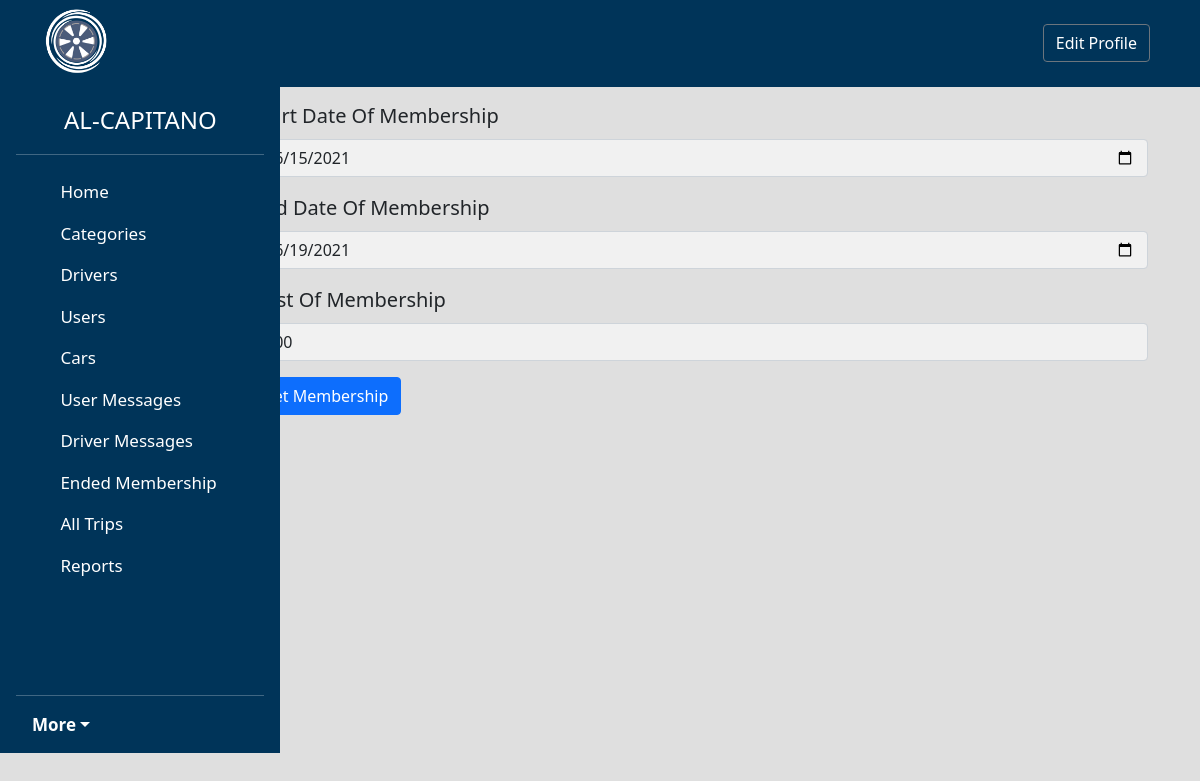
The app's page /admin/changemember.php?memberid=51 (signed in) with its own data.
### tables this page shows
CREATE TABLE `memberships` (
  `Membership_ID` int(11) NOT NULL,
  `Start_Date_Of_Membership` varchar(255) NOT NULL,
  `End_Date_Of_Membership` varchar(255) NOT NULL,
  `Cost_Of_Membership` varchar(255) NOT NULL,
  `DriverID` int(11) NOT NULL
);

### admin/includes/functions/model.php (called while the page is built, shortened)
<?php
class model
{
    function find($where)
    {
        global $conn;
        $table = get_class($this);
        $stmt = $conn->prepare("SELECT * FROM $table WHERE $where");
        $stmt->execute();
        $data = $stmt->fetch();
        return $data;
    }
}

### admin/changemember.php (the view, shortened to what this page needs)
<?php
if (isset($_SESSION['admin'])) {
    include('int.php');
    $memberObject = new memberships();
?>
    <div class="container">
        <form action="<?php echo $_SERVER['PHP_SELF'] ?>" method="POST">
            <?php
            $memberid = isset($_GET['memberid']) && is_numeric($_GET['memberid']) ? intval($_GET['memberid']) : 0;
            $membership = $memberObject->find("DriverID ='$memberid'");
            ?>
            <div class="col-12 form-control-lg">
                <label for="validationCustom01" class="form-label ">Start Date Of Membership</label>
                <input type="date" class="form-control " name="startdate" autocomplete="off" value="<?php echo  $membership['Start_Date_Of_Membership'] ?>" required>
            </div>
            <div class="col-12 form-control-lg">
                <label for="validationCustom01" class="form-label ">End Date Of Membership</label>
                <input type="date" class="form-control " name="enddate" autocomplete="off" value="<?php echo  $membership['End_Date_Of_Membership'] ?>" required>
            </div>
            <div class="col-12 form-control-lg">
                <label for="validationCustom01" class="form-label ">Cost Of Membership</label>
                <input type="text" class="form-control " name="cost" autocomplete="off" value="<?php echo  $membership['Cost_Of_Membership'] ?>" required>
            </div>
            <div class="col-12 form-control-lg">
                <button class="btn btn-primary " type="submit" value="add user">set membership</button>
            </div>
        </form>
    </div>
<?php
    include $tpl . ('footer.php');
} else {
    header('location: ../prehome.php');
    exit();
}

### admin/layout/css/back.css (style rules this page uses)
* { text-transform: capitalize !important; }
body { background-color: rgb(223, 223, 223) !important; font-size: 17px; }
.btn { color: white; }
.form-control { background-color: rgb(241, 241, 241); }

### records on screen
memberships: startdate "06/15/2021", enddate "06/19/2021", cost "100"
